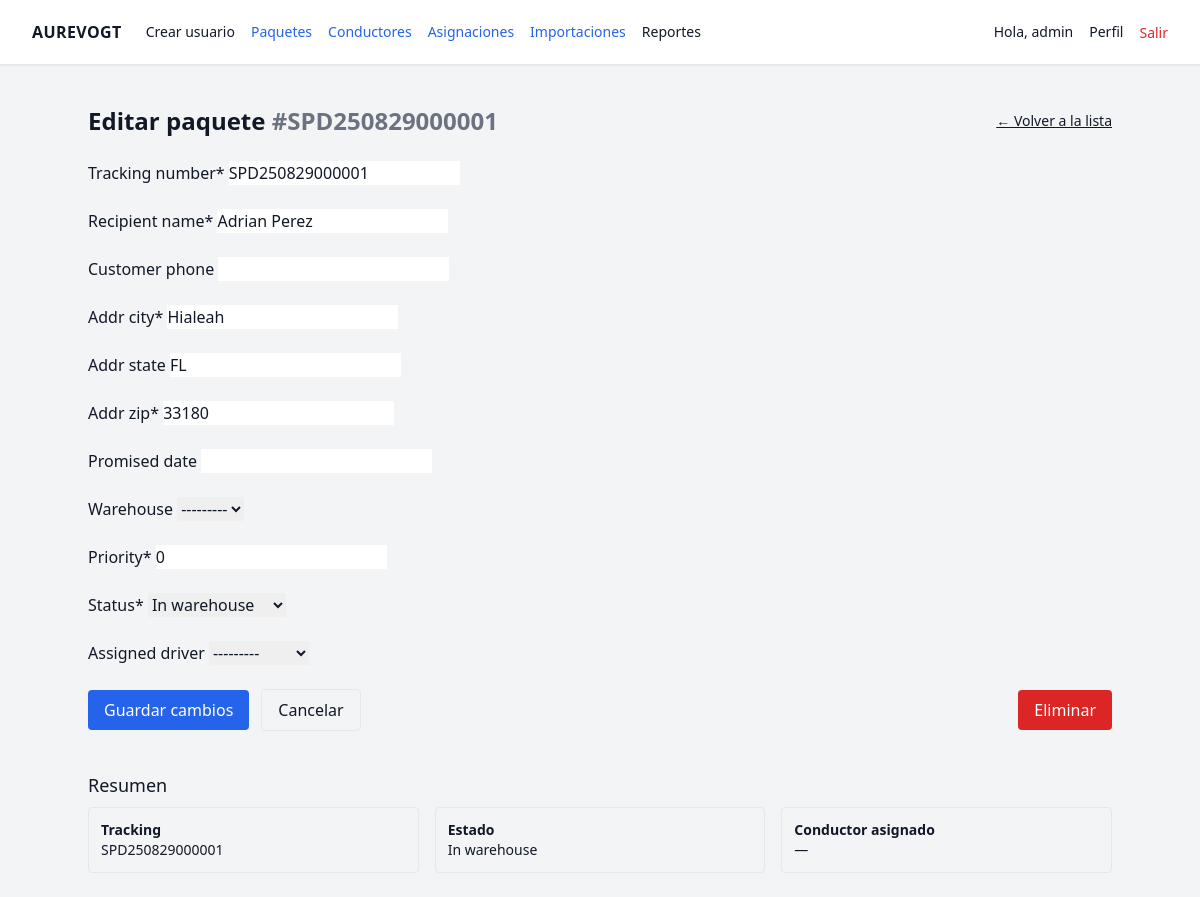
Page /packages/1/edit/ (signed in) on the committed database.
### packages/models.py (models this page shows, shortened)
class Package(models.Model):
    tracking_number = models.CharField(max_length=64, unique=True)
    speedx_id = models.CharField(max_length=64, blank=True, null=True)
    status = models.CharField(max_length=32, choices=PACKAGE_STATUS, default="received", db_index=True)
    priority = models.IntegerField(default=0)
    recipient_name = models.CharField(max_length=128)
    customer_phone = models.CharField(max_length=32, blank=True)
    addr_street = models.CharField(max_length=160)
    addr_city = models.CharField(max_length=80, db_index=True)
    addr_state = models.CharField(max_length=40, blank=True)
    addr_zip = models.CharField(max_length=16, db_index=True)
    dest_lat = models.DecimalField(max_digits=9, decimal_places=6, null=True, blank=True)
    dest_lon = models.DecimalField(max_digits=9, decimal_places=6, null=True, blank=True)
    note = models.CharField(max_length=240, blank=True)
    weight = models.DecimalField(max_digits=7, decimal_places=2, null=True, blank=True)
    cod_amount = models.DecimalField(max_digits=10, decimal_places=2, null=True, blank=True)
    warehouse = models.ForeignKey(
        "packages.Warehouse", on_delete=models.SET_NULL, null=True, blank=True, related_name="packages"
    )
    promised_date = models.DateField(null=True, blank=True)
    assigned_driver = models.ForeignKey(
        "drivers.Driver", on_delete=models.SET_NULL, null=True, blank=True, related_name="assigned_packages"
    )
    assigned_at = models.DateTimeField(null=True, blank=True)
    out_for_delivery_at = models.DateTimeField(null=True, blank=True)
    delivered_at = models.DateTimeField(null=True, blank=True)
    attempt_count = models.PositiveIntegerField(default=0, validators=[MinValueValidator(0)])
    last_event_at = models.DateTimeField(null=True, blank=True)
    created_at = models.DateTimeField(auto_now_add=True)
    class Meta:
        ordering = ("-created_at",)
        indexes = [
            models.Index(fields=["status"]),
            models.Index(fields=["assigned_driver", "status"]),
            models.Index(fields=["promised_date"]),
            models.Index(fields=["addr_zip"]),
            models.Index(fields=["addr_city"]),
            models.Index(fields=["created_at"]),
        ]
        constraints = [
            models.CheckConstraint(check=models.Q(attempt_count__gte=0), name="packages_attempt_count_gte_0"),
        ]

### packages/views.py (the view)
# urls.py: path('<int:pk>/edit/', views.PackageUpdateView.as_view(), name='update'),
class PackageUpdateView(LoginRequiredMixin, PermissionRequiredMixin, UpdateView):
    model = Package
    permission_required = 'packages.change_package'
    template_name = 'packages/package_form.html'
    fields = [
        'tracking_number', 'recipient_name', 'customer_phone',
        'addr_line1', 'addr_line2', 'addr_city', 'addr_state', 'addr_zip',
        'promised_date', 'warehouse', 'priority', 'status', 'assigned_driver'
    ]
    success_url = reverse_lazy('packages:list')

### drivers/models.py (called while the page is built)
    def __str__(self):
        return self.user.get_full_name() or self.user.username or self.user.email

### packages/templates/packages/package_form.html (shortened to what this page needs)
{% extends 'base.html' %}
{% load crispy_forms_tags %}
{% block content %}
  <div class="max-w-5xl mx-auto">
    <div class="flex items-center justify-between mb-6">
      <h1 class="text-2xl font-semibold">
        {% if form.instance.pk %}
          Editar paquete
          <span class="text-gray-500">#{{ form.instance.tracking_number }}</span>
        {% else %}
          Crear paquete
        {% endif %}
      </h1>
      <a href="{% url 'packages:list' %}" class="text-sm underline">← Volver a la lista</a>
    </div>
    <form method="post" enctype="multipart/form-data" class="space-y-6">
      {{ form|crispy }}
      <div class="flex items-center gap-3">
        <button type="submit" class="px-4 py-2 rounded bg-blue-600 text-white hover:bg-blue-700">
          {% if form.instance.pk %}Guardar cambios{% else %}Crear paquete{% endif %}
        </button>
        <a href="{% url 'packages:list' %}" class="px-4 py-2 rounded border">Cancelar</a>
        {% if form.instance.pk and perms.packages.delete_package %}
          <a href="{% url 'packages:delete' form.instance.pk %}"
             class="ml-auto px-4 py-2 rounded bg-red-600 text-white hover:bg-red-700"
             onclick="return confirm('¿Seguro que deseas eliminar este paquete?');">
            Eliminar
          </a>
        {% endif %}
      </div>
    </form>
    {% if form.instance.pk %}
      <div class="mt-10">
        <h2 class="text-lg font-medium mb-2">Resumen</h2>
        <div class="grid grid-cols-1 md:grid-cols-3 gap-4 text-sm">
          <div class="p-3 rounded border">
            <div class="font-semibold">Tracking</div>
            <div>{{ form.instance.tracking_number }}</div>
          </div>
          <div class="p-3 rounded border">
            <div class="font-semibold">Estado</div>
            <div>{{ form.instance.get_status_display|default:form.instance.status }}</div>
          </div>
          <div class="p-3 rounded border">
            <div class="font-semibold">Conductor asignado</div>
            <div>
              {% if form.instance.assigned_driver %}
                {{ form.instance.assigned_driver }}
              {% else %}
                —
              {% endif %}
            </div>
          </div>
        </div>
      </div>
    {% endif %}
  </div>
{% endblock %}

### templates/base.html (shortened to what this page needs)
{% load static %}
<!DOCTYPE html>
<html lang="es">
<head>
  <script src="https://cdn.tailwindcss.com"></script>
  <link
    rel="stylesheet"
    href="https://unpkg.com/leaflet@1.9.4/dist/leaflet.css"
  />
</head>
<body class="bg-gray-100 text-gray-900">
  {% if request.user.is_authenticated %}
  <nav class="bg-white border-b shadow-sm">
    <div class="mx-auto max-w-7xl px-4 sm:px-6 lg:px-8">
      <div class="flex h-16 items-center justify-between">
        <div class="flex items-center gap-6">
          <a href="{% url 'dashboard' %}" class="font-bold tracking-wide">AUREVOGT</a>
          <div class="hidden md:flex items-center gap-4 text-sm">
            {% if request.user.is_superuser %}
              <a href="{% url 'users:create' %}" class="text-sm hover:text-gray-700">Crear usuario</a>
            {% endif %}
            <a href="{% url 'packages:list' %}" class="text-blue-600 hover:underline">Paquetes</a>
            <a href="{% url 'drivers:list' %}" class="text-blue-600 hover:underline">Conductores</a>
            <a href="{% url 'assignments:list' %}" class="text-blue-600 hover:underline">Asignaciones</a>
            <a href="{% url 'imports:list' %}" class="text-blue-600 hover:underline">Importaciones</a>
            <div class="relative group">
              <button class="hover:text-gray-700">Reportes</button>
            </div>
          </div>
        </div>
        <div class="flex items-center gap-4">
          <span class="text-sm">Hola, {{ request.user.first_name|default:request.user.username }}</span>
          <a href="{% url 'profile' %}" class="text-sm hover:text-gray-700">Perfil</a>
          <form method="post" action="{% url 'logout' %}">
            <button class="text-sm text-red-600 hover:text-red-700">Salir</button>
          </form>
        </div>
      </div>
    </div>
  </nav>
  {% endif %}
  <main class="mx-auto max-w-7xl px-4 sm:px-6 lg:px-8 py-6">
    {% block content %}{% endblock %}
  </main>
</body>
</html>

### rows in the picture
Package: instance.tracking_number "SPD250829000001", tracking_number "SPD250829000001", recipient_name "Adrian Perez", addr_city "Hialeah", addr_state "FL", addr_zip "33180", warehouse "---------", priority "0", status "In warehouse", assigned_driver "---------", instance.status "In warehouse"

### other values in the picture
{{ request.user.first_name|default:request.user.username }} "admin"
